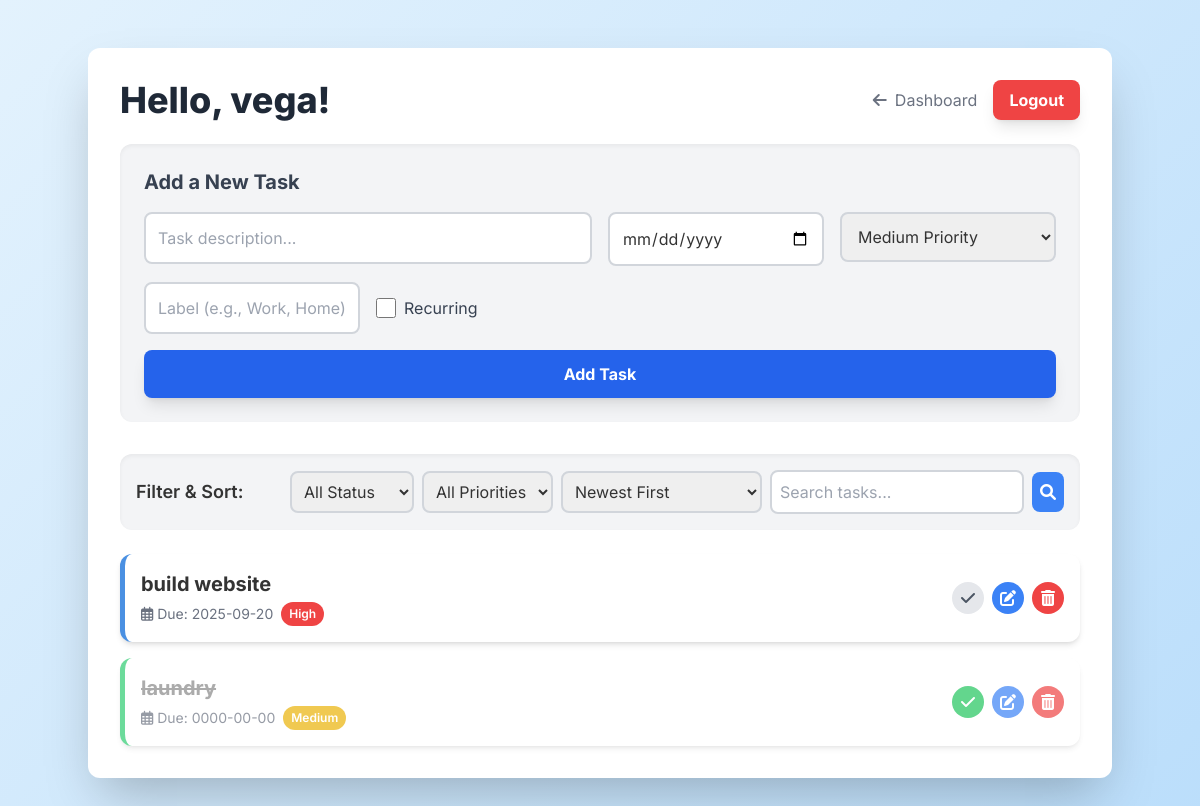
/controllers/todoController.php (signed in), run on the app's committed database.
### tables this page shows
CREATE TABLE `todos` (
  `id` int(11) NOT NULL,
  `user_id` int(11) NOT NULL,
  `task` varchar(255) NOT NULL,
  `completed` tinyint(1) NOT NULL DEFAULT 0,
  `priority` enum('Low','Medium','High') NOT NULL DEFAULT 'Medium',
  `due_date` date DEFAULT NULL,
  `label` varchar(50) DEFAULT NULL,
  `recurring` tinyint(1) NOT NULL DEFAULT 0,
  `recurring_frequency` varchar(20) DEFAULT NULL,
  `parent_task_id` int(11) DEFAULT NULL,
  `created_at` datetime NOT NULL DEFAULT current_timestamp()
);

### controllers/todoController.php (called while the page is built, shortened)
<?php
require_once __DIR__ . '/../db_connection.php';
require_once __DIR__ . '/../models/todo.php';
$user_id = $_SESSION['user_id'];
$todoModel = new Todo($conn);
$filters = [
    'status' => $_GET['status'] ?? null,
    'priority' => $_GET['priority'] ?? null,
    'label' => $_GET['label'] ?? null,
    'search' => $_GET['search'] ?? null,
];
$sort_by = $_GET['sort'] ?? 'created_at DESC';
$todos = $todoModel->getTodosByUserId($user_id, $filters, $sort_by);
require_once __DIR__ . '/../views/todoView.php';
?>

### models/todo.php (called while the page is built, shortened)
<?php
class Todo {
    private $conn;
    private $table = 'todos';
    public function __construct($db) {
        $this->conn = $db;
    }
    public function getTodosByUserId($user_id, $filters = [], $sort_by = 'created_at DESC') {
        $query = "SELECT * FROM " . $this->table . " WHERE user_id = ?";
        $params = [$user_id];
        if (!empty($sort_by)) {
            $query .= " ORDER BY " . $sort_by;
        }
        $stmt = $this->conn->prepare($query);
        $stmt->execute($params);
        return $stmt->fetchAll(PDO::FETCH_ASSOC);
    }
}
?>

### views/todoView.php (the view, shortened to what this page needs)
<?php
$username = $_SESSION['username'];
?>
<!DOCTYPE html>
<html lang="en">
<head>
    <script src="https://cdn.tailwindcss.com"></script>
    <link rel="stylesheet" href="https://cdnjs.cloudflare.com/ajax/libs/font-awesome/6.0.0-beta3/css/all.min.css">
</head>
<body class="flex items-center justify-center min-h-screen p-4">
    <div class="container mx-auto bg-white rounded-xl shadow-2xl p-8 my-8">
        <div class="flex justify-between items-center mb-6">
            <h1 class="text-4xl font-extrabold text-gray-800">Hello, <?= htmlspecialchars($username) ?>!</h1>
            <div class="flex items-center space-x-4">
                <a href="../views/dashboard.php" class="text-gray-500 hover:text-gray-700 transition duration-300">
                    <i class="fas fa-arrow-left mr-2"></i>Dashboard
                </a>
                <a href="../views/logout.php" class="bg-red-500 hover:bg-red-600 text-white font-bold py-2 px-4 rounded-lg shadow-lg transition duration-300 transform hover:scale-105">
                    Logout
                </a>
            </div>
        </div>
        <form id="addTaskForm" action="../controllers/todoController.php" method="POST" class="bg-gray-100 p-6 rounded-xl shadow-inner mb-8">
            <h3 class="text-xl font-bold mb-4 text-gray-700">Add a New Task</h3>
            <div class="grid grid-cols-1 md:grid-cols-2 lg:grid-cols-4 gap-4">
                <div class="md:col-span-2">
                    <input type="text" name="task" placeholder="Task description..." class="w-full p-3 border-2 border-gray-300 rounded-lg focus:outline-none focus:border-blue-500" required>
                </div>
                <div>
                    <input type="date" name="due_date" class="w-full p-3 border-2 border-gray-300 rounded-lg focus:outline-none focus:border-blue-500">
                </div>
                <div>
                    <select name="priority" class="w-full p-3 border-2 border-gray-300 rounded-lg focus:outline-none focus:border-blue-500">
                        <option value="Medium" selected>Medium Priority</option>
                    </select>
                </div>
                <div>
                    <input type="text" name="label" placeholder="Label (e.g., Work, Home)" class="w-full p-3 border-2 border-gray-300 rounded-lg focus:outline-none focus:border-blue-500">
                </div>
                <div class="flex items-center space-x-2">
                    <input type="checkbox" name="recurring" id="recurring-checkbox" class="h-5 w-5 text-blue-600 border-gray-300 rounded focus:ring-blue-500">
                    <label for="recurring-checkbox" class="text-gray-700">Recurring</label>
                </div>
                <div class="col-span-full">
                    <button type="submit" class="w-full bg-blue-600 hover:bg-blue-700 text-white font-bold py-3 rounded-lg shadow-lg transition duration-300 transform hover:scale-105">
                        Add Task
                    </button>
                </div>
            </div>
        </form>
        <div class="flex flex-wrap items-center justify-between mb-6 p-4 bg-gray-100 rounded-xl shadow-inner">
            <h3 class="text-lg font-semibold mb-2 md:mb-0">Filter & Sort:</h3>
            <form id="filterSortForm" action="../controllers/todoController.php" method="GET" class="flex flex-wrap items-center space-x-2 space-y-2 md:space-y-0">
                <select name="status" onchange="this.form.submit()" class="p-2 border-2 border-gray-300 rounded-lg">
                    <option value="">All Status</option>
                </select>
                <select name="priority" onchange="this.form.submit()" class="p-2 border-2 border-gray-300 rounded-lg">
                    <option value="">All Priorities</option>
                </select>
                <select name="sort" onchange="this.form.submit()" class="p-2 border-2 border-gray-300 rounded-lg">
                    <option value="created_at DESC" <?= ($_GET['sort'] ?? '') === 'created_at DESC' ? 'selected' : '' ?>>Newest First</option>
                </select>
                <input type="text" name="search" placeholder="Search tasks..." value="<?= htmlspecialchars($_GET['search'] ?? '') ?>" class="p-2 border-2 border-gray-300 rounded-lg">
                <button type="submit" class="p-2 bg-blue-500 hover:bg-blue-600 text-white rounded-lg transition duration-300">
                    <i class="fas fa-search"></i>
                </button>
            </form>
        </div>
        <div class="space-y-4">
            <?php if (empty($todos)): ?>
                <div class="bg-gray-100 p-6 rounded-lg text-center text-gray-500 shadow-md">
                    <p>No tasks found. Time to add one!</p>
                </div>
            <?php else: ?>
                <?php foreach ($todos as $todo): ?>
                    <div class="task-item flex flex-col md:flex-row items-start md:items-center justify-between p-4 rounded-xl shadow-md transition-all duration-300
                                <?= $todo['completed'] ? 'completed' : '' ?>">
                        <div class="flex-1 min-w-0 mb-2 md:mb-0">
                            <h4 class="text-xl font-bold task-text break-words"><?= htmlspecialchars($todo['task']) ?></h4>
                            <div class="text-sm text-gray-500 mt-1 flex flex-wrap items-center space-x-2">
                                <?php if ($todo['due_date']): ?>
                                    <span><i class="far fa-calendar-alt"></i> Due: <?= htmlspecialchars($todo['due_date']) ?></span>
                                <?php endif; ?>
                                <?php
                                    $priority_colors = ['High' => 'bg-red-500', 'Medium' => 'bg-yellow-500', 'Low' => 'bg-green-500'];
                                    $priority_text = $todo['priority'];
                                    $priority_class = $priority_colors[$priority_text] ?? 'bg-gray-500';
                                ?>
                                <span class="px-2 py-1 text-xs font-semibold text-white rounded-full <?= $priority_class ?>"><?= htmlspecialchars($priority_text) ?></span>
                            </div>
                        </div>
                        <div class="flex items-center space-x-2 mt-2 md:mt-0">
                            <form action="../controllers/todoController.php" method="POST">
                                <button type="submit" class="btn-action w-8 h-8 rounded-full flex items-center justify-center
                                    <?= $todo['completed'] ? 'bg-green-500 hover:bg-green-600 text-white' : 'bg-gray-200 hover:bg-gray-300 text-gray-600' ?>">
                                    <i class="fas fa-check"></i>
                                </button>
                            </form>
                            <button onclick="openEditModal(<?= htmlspecialchars(json_encode($todo)) ?>)" class="btn-action w-8 h-8 rounded-full flex items-center justify-center bg-blue-500 hover:bg-blue-600 text-white">
                                <i class="fas fa-edit"></i>
                            </button>
                            <form action="../controllers/todoController.php" method="POST">
                                <button type="submit" class="btn-action w-8 h-8 rounded-full flex items-center justify-center bg-red-500 hover:bg-red-600 text-white">
                                    <i class="fas fa-trash-alt"></i>
                                </button>
                            </form>
                        </div>
                    </div>
                <?php endforeach; ?>
            <?php endif; ?>
        </div>
    </div>
</body>
</html>

### views/todoView.php (style rules this page uses)
body { font-family: 'Inter', sans-serif; background: linear-gradient(135deg, #e3f2fd 0%, #bbdefb 100%); color: #333; }
.container { max-width: 900px; }
.task-item { background-color: white; border-left: 5px solid #4a90e2; transition: all 0.2s ease-in-out; }
.task-item.completed { border-left: 5px solid #2ecc71; opacity: 0.7; }
.task-item.completed .task-text { text-decoration: line-through; color: #888; }
.btn-action { transition: all 0.2s ease-in-out; }

### data on the page
todos: task "build website", due_date "2025-09-20", priority "High"
todos: task "laundry", due_date "0000-00-00", priority "Medium"

### other printed values
$username "vega"
